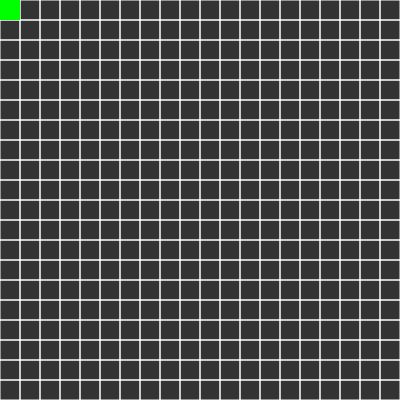
Frame 1 (no input)
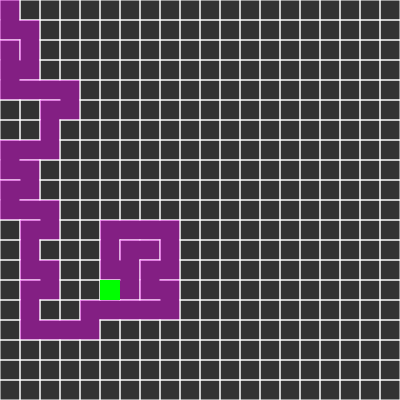
Frame 60 (no input)
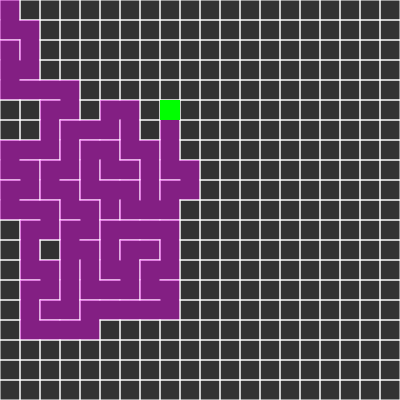
Frame 120 (the mouse pressed at the canvas centre since frame 60)

The p5.js sketch that drew these frames (run headless with seeded random() and noise() and a simulated clock; from frame 60 on, the mouse is pressed at the canvas centre):

// p5.js sketch
// ── sketch.js
var cols, rows;
var w = 20; //width of each square
var grid = [];

var current;

var stack = [];


function setup() { 
  createCanvas(400, 400);
	cols = floor(width / w)
	rows = floor(height / w)
	//floor function makes sure that we are dealing with integers, no matter the canvas size
  frameRate(30);
  
  
	for(var j = 0; j < rows; j++) {
		for(var i = 0; i < cols; i++) {
			var cell = new Cell(i,j);
			grid.push(cell);
		}	
	}
  
  current = grid[0];
} 

function draw() { 
  background(51);
	
	for(var i = 0; i < grid.length; i++) {
		grid[i].show();
	}
  
  current.visited = true;
  current.redHighlight();
  
  // STEP 1
  var next = current.checkNeighbors();
  
  if(next) {
    next.visited = true;
    
    current.greenHighlight();
    
    // STEP 2
    stack.push(current);
    
    // STEP 3
    removeWalls(current, next);
    
    // STEP 4
    current = next;
  } else if(stack.length > 0) {
    current = stack.pop();
    
  }
}

function index(i, j) {
  
  if(i < 0 || j < 0 || i > cols - 1 || j > rows - 1) {
    return -1;
  }
  
  return i + j * cols; 
  //turns 2D space into 1D array
}


function Cell(i, j) {
	this.i = i;
	this.j = j;
  this.walls = [true, true, true, true]; //top, right, bottom, left
	this.visited = false;
  
  this.checkNeighbors = function() {
    var neighbors = [];

    var top    = grid[index(i    , j - 1)];
    var right  = grid[index(i + 1,     j)];
    var bottom = grid[index(i    , j + 1)];
    var left   = grid[index(i - 1, j    )];
    
    if(top && !top.visited) {
      neighbors.push(top);      
    }
    if(right && !right.visited) {
      neighbors.push(right);      
    }
    if(bottom && !bottom.visited) {
      neighbors.push(bottom);      
    }
    if(left && !left.visited) {
  		neighbors.push(left);      
    }
    
    if(neighbors.length > 0) {
      var r = floor(random(0, neighbors.length));
  		return neighbors[r];
    } else {
     return undefined; 
    }  
  }
  
  this.greenHighlight = function() {
    var x = this.i * w;
		var y = this.j * w;
    noStroke();
    fill(0, 255, 0, 1000);
    rect(x, y, w, w);
  }
  
    this.redHighlight = function() {
    var x = this.i * w;
		var y = this.j * w;
    noStroke();
    fill(255, 0, 0, 1000);
    rect(x, y, w, w);
  }
  
	this.show = function() {
		var x = this.i * w;
		var y = this.j * w;

		stroke(255);
    
    if(this.walls[0]) {
      line(x    ,     y, x + w,     y);
    }
    if(this.walls[1]) {
      line(x + w,     y, x + w, y + w);
    }
    if(this.walls[2]) {
      line(x + w, y + w,     x, y + w);
    }
    if(this.walls[3]) {
      line(x    , y + w,     x,     y);
    }    
    
    if(this.visited) {
      noStroke();
    	fill(255, 0, 255, 100);
      rect(x, y, w, w);  
    } 
	}	
}


function removeWalls(a, b) {
  
  var x = a.i - b.i;
	if(x === 1) {
    a.walls[3] = false;
    b.walls[1] = false;
  } else if (x === -1) {
    a.walls[1] = false;
    b.walls[3] = false;
  }
  
  var y = a.j - b.j;
  if(y === 1) {
    a.walls[0] = false;
    b.walls[2] = false;
  } else if (y === -1) {
    a.walls[2] = false;
    b.walls[0] = false;
  }  
}

    
    
    
    
    
    
    
    
